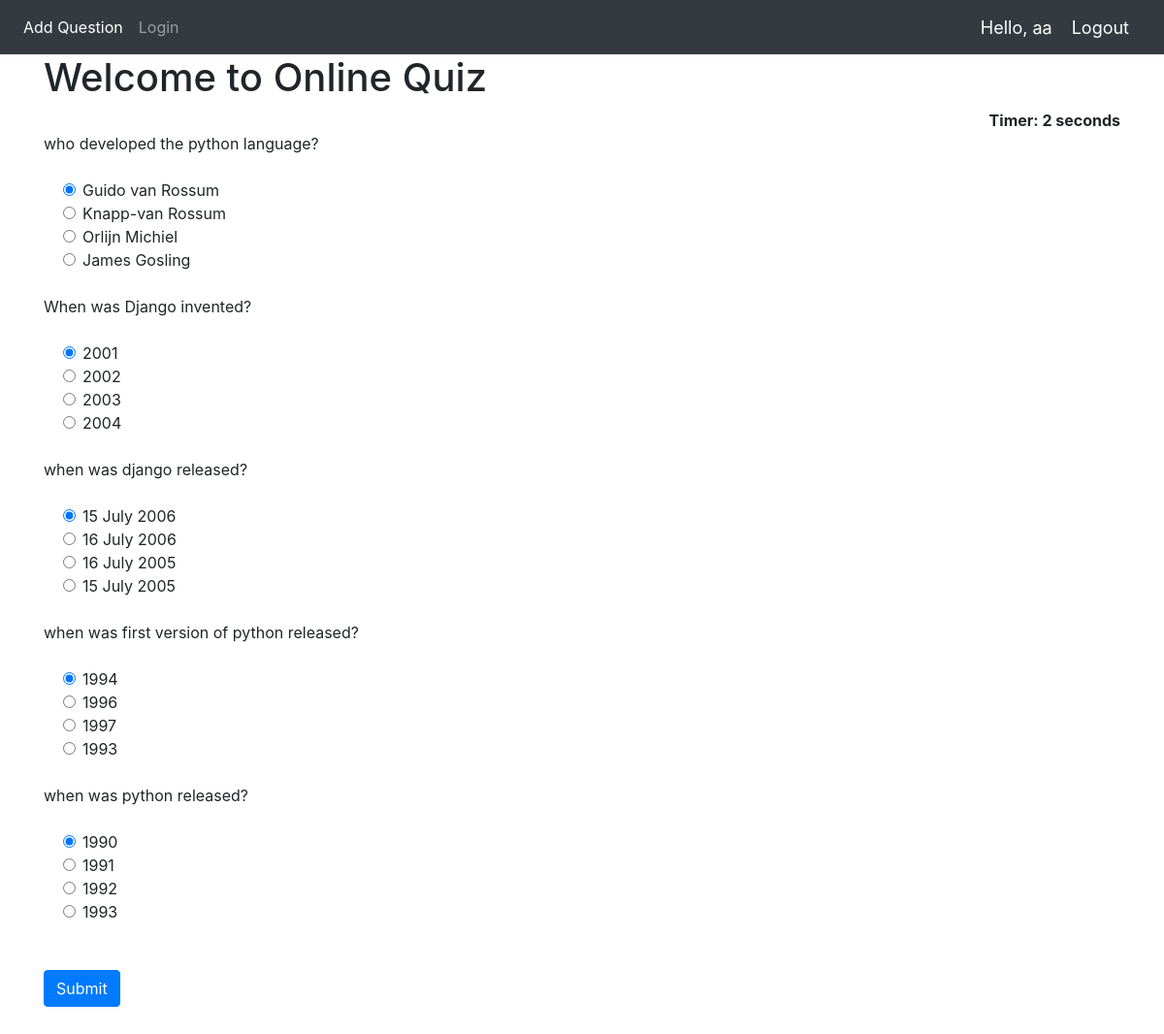
Screenshot of /home/ (signed in) with the database file from the repository.
### Quiz/models.py (models this page shows, shortened)
class QuesModel(models.Model):
    question = models.CharField(max_length=200,null=True)
    op1 = models.CharField(max_length=200,null=True)
    op2 = models.CharField(max_length=200,null=True)
    op3 = models.CharField(max_length=200,null=True)
    op4 = models.CharField(max_length=200,null=True)
    ans = models.CharField(max_length=200,null=True)

### Quiz/views.py (the view)
# urls.py: 2. Add a URL to urlpatterns:  path('', views.home, name='home')
@login_required(login_url="login")
def home(request):
    if request.method == 'POST':
        print(request.POST)
        questions=QuesModel.objects.all()
        score=0
        wrong=0
        correct=0
        total=0
        for q in questions:
            total+=1
            print(request.POST.get(q.question))
            print(q.ans)
            print()
            if q.ans ==  request.POST.get(q.question):
                score+=10
                correct+=1
            else:
                wrong+=1
        percent = score/(total*10) *100
        context = {
            'score':score,
            'time': request.POST.get('timer'),
            'correct':correct,
            'wrong':wrong,
            'percent':percent,
            'total':total
        }
        return render(request,'Quiz/result.html',context)
    else:
        questions=QuesModel.objects.all()
        context = {
            'questions':questions
        }
        return render(request,'Quiz/home.html',context)

### Quiz/templates/Quiz/home.html (shortened to what this page needs)
{% extends 'Quiz/dependencies.html' %}
{% block content %}
{% load static %}
<div class="container ">
<h1>Welcome to Online Quiz</h1>
<div align="right " id="displaytimer"><b>Timer: 0 seconds</b></div>
 <form method='post' action=''>
    {% for q  in questions%}
    <div class="form-group">
      <label for="question">{{q.question}}</label>
    </div>
    <div class="form-check">
        <div class="form-check">
            <input class="form-check-input" type="radio" name="{{q.question}}" id="gridRadios1" value="option1" checked>
            <label class="form-check-label" for="gridRadios1">
                {{q.op1}}
            </label>
        </div>
        <div class="form-check">
            <input class="form-check-input" type="radio" name="{{q.question}}" id="gridRadios2" value="option2">
            <label class="form-check-label" for="gridRadios2">
                {{q.op2}}
            </label>
        </div>
        <div class="form-check">
            <input class="form-check-input" type="radio" name="{{q.question}}" id="gridRadios1" value="option3">
            <label class="form-check-label" for="gridRadios1">
                {{q.op3}}
            </label>
        </div>
        <div class="form-check">
            <input class="form-check-input" type="radio" name="{{q.question}}" id="gridRadios2" value="option4">
            <label class="form-check-label" for="gridRadios2">
                {{q.op4}}
            </label>
        </div>
        <br>
    </div>
    {% endfor %}
    <br>
    <button type="submit" class="btn btn-primary">Submit</button>
  </form>
</div>
{% endblock %}

### Quiz/templates/Quiz/dependencies.html (shortened to what this page needs)
{% load static %}
<html>
    <head>
        <link rel="stylesheet" href="https://stackpath.bootstrapcdn.com/bootstrap/4.5.0/css/bootstrap.min.css">
    </head>
    <body>
        {% include 'Quiz/navbar.html' %}
        {% block content %}
        {% endblock %}
        <br>
    </body>
</html>

### Quiz/templates/Quiz/navbar.html (shortened to what this page needs)
{% load static %}
<nav class="navbar navbar-expand-lg navbar-dark bg-dark">
  <div class="collapse navbar-collapse" id="navbarNav">
    <ul class="navbar-nav">
      {% if request.user.is_staff %}
      <li class="nav-item active">
        <a class="nav-link" href="{% url 'addQuestion' %}">Add Question</a>
      </li>
      {% endif %}
      <li class="nav-item">
        <a class="nav-link" href="{% url 'login' %}">Login</a>
      </li>
    </ul>
  </div>
  <span class="greet">Hello, {{request.user}}</span>
  <span ><a  class="greet" href="{% url 'logout' %}">Logout</a></span>
</nav>

### Quiz/templates/Quiz/navbar.html (style rules this page uses)
.greet { font-size: 18px; color: #fff; margin-right: 20px; }

### rows the page displays
QuesModel: question "who developed the python language?", op1 "Guido van Rossum", op2 "Knapp-van Rossum", op3 "Orlijn Michiel", op4 "James Gosling"
QuesModel: question "When was Django invented?", op1 "2001", op2 "2002", op3 "2003", op4 "2004"
QuesModel: question "when was django released?", op1 "15 July 2006", op2 "16 July 2006", op3 "16 July 2005", op4 "15 July 2005"
QuesModel: question "when was first version of python released?", op1 "1994", op2 "1996", op3 "1997", op4 "1993"
QuesModel: question "when was python released?", op1 "1990", op2 "1991", op3 "1992", op4 "1993"

### other values shown
{{ request.user }} "aa"
